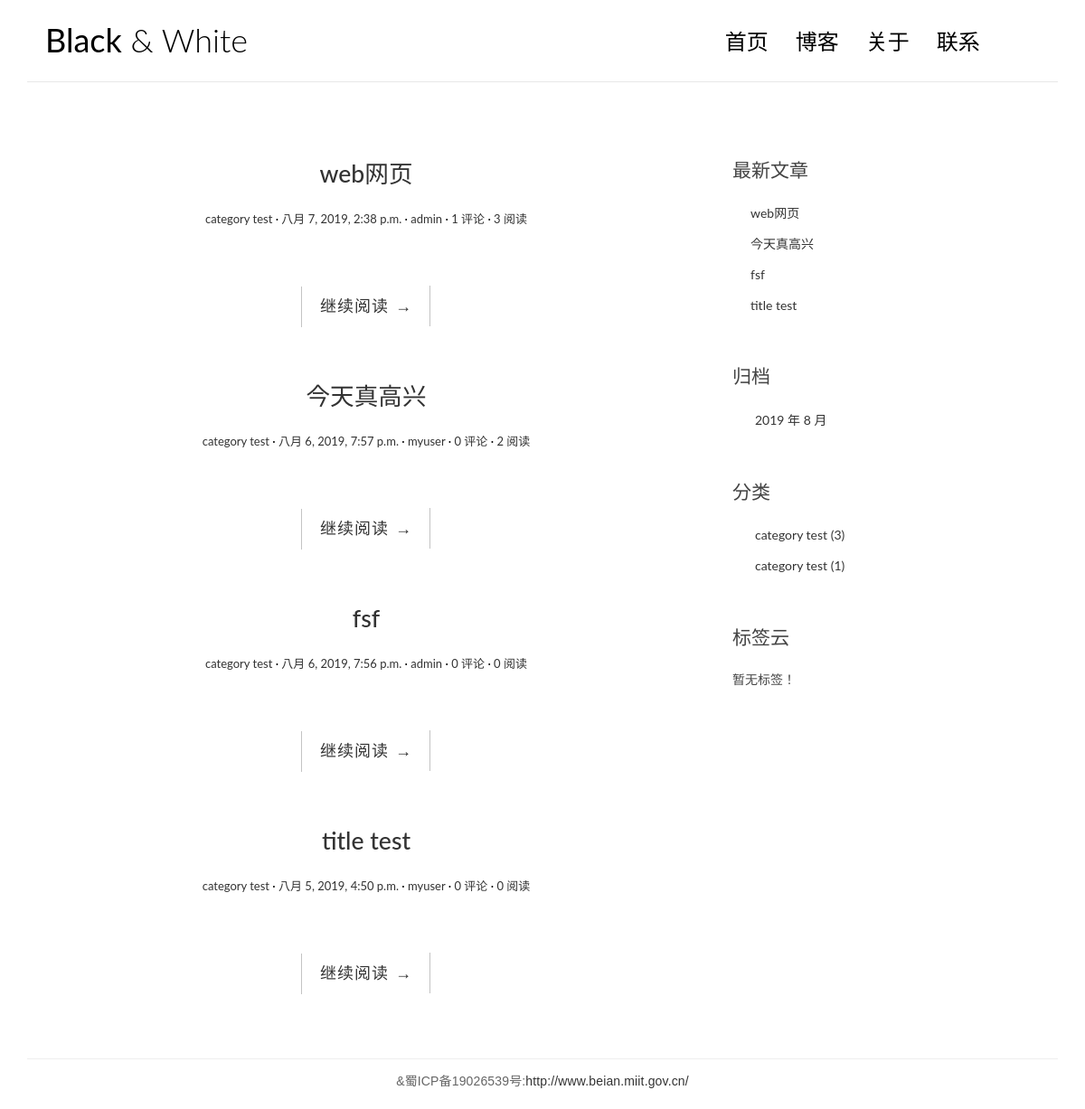
Before: / with the older database file.
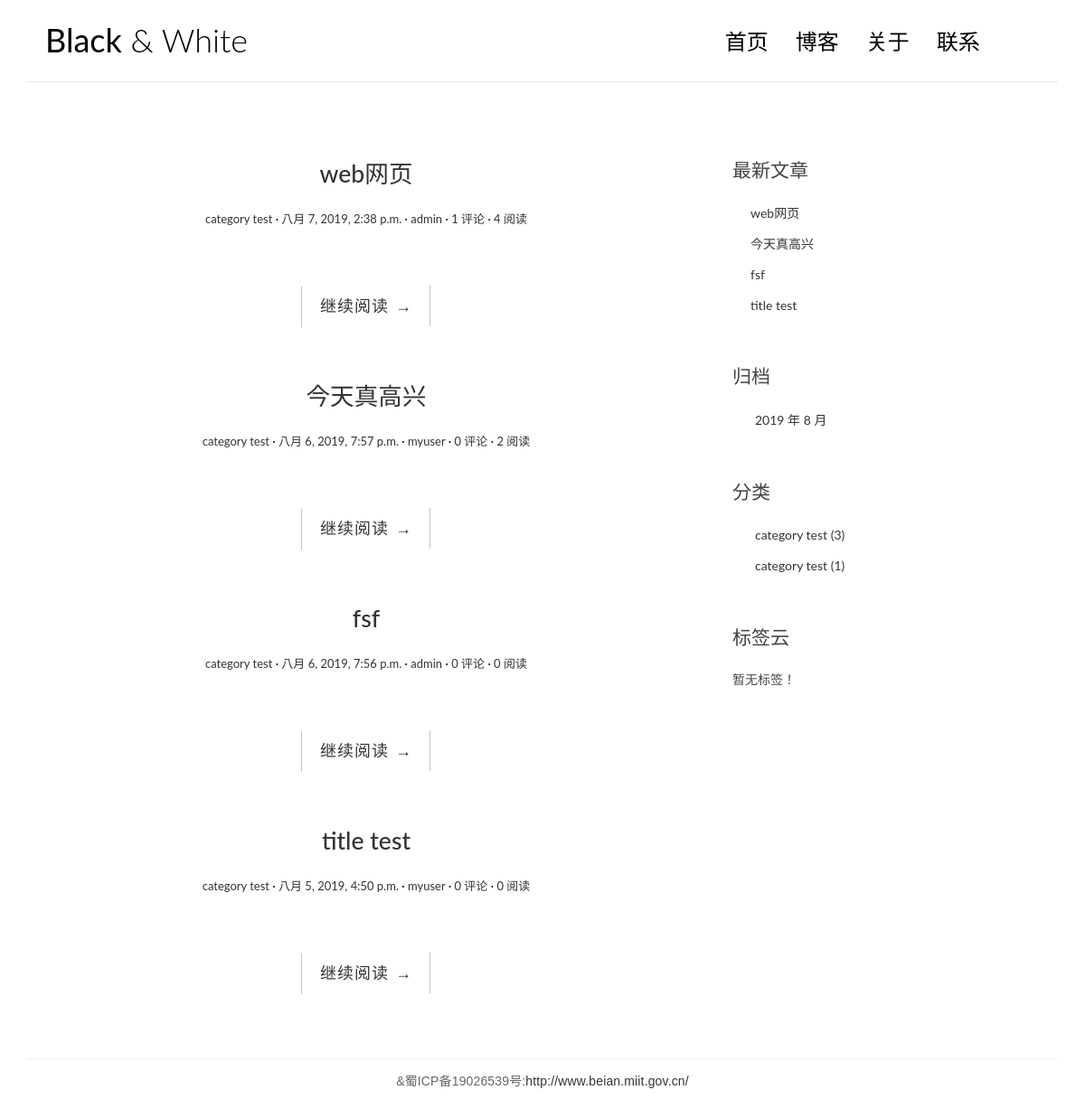
After: the same page with the newer database file.
### blog/models.py (models this page shows, shortened)
class Post(models.Model):
    title=models.CharField(max_length=70)
    body=models.TextField()
    created_time=models.DateTimeField()
    modified_time = models.DateTimeField()
    excerpt=models.CharField(max_length=200,blank=True)
    category = models.ForeignKey(Category)
    tags = models.ManyToManyField(Tag, blank=True)
    author = models.ForeignKey(User)
    views = models.PositiveIntegerField(default=0)
    def get_absolute_url(self):
        return reverse('blog:detail', kwargs={'pk': self.pk})
    class Meta:
        ordering = ['-created_time']

class Category(models.Model):
    name=models.CharField(max_length=100)

### blog/views.py (the view, shortened to what this page needs)
# urls.py: url(r'^$', views.IndexView.as_view(), name='index'),
class IndexView(ListView):
    model = Post
    template_name = 'blog/index.html'
    context_object_name = 'post_list'
    paginate_by = 10
    def get_context_data(self, **kwargs):
        context = super().get_context_data(**kwargs)
        paginator = context.get('paginator')
        page = context.get('page_obj')
        is_paginated = context.get('is_paginated')
        pagination_data = self.pagination_data(paginator, page, is_paginated)
        context.update(pagination_data)
        return context
    def pagination_data(self, paginator, page, is_paginated):
        if not is_paginated:
            return {}

### blog/templatetags/blog_tags.py (called while the page is built)
@register.simple_tag
def get_recent_posts(num=5):
    return Post.objects.all().order_by('-created_time')[:num]

@register.simple_tag
def archives():
    return Post.objects.dates('created_time', 'month', order='DESC')

@register.simple_tag
def get_categories():
    return Category.objects.annotate(num_posts=Count('post')).filter(num_posts__gt=0)

@register.simple_tag
def get_tags():
    return Tag.objects.annotate(num_posts=Count('post')).filter(num_posts__gt=0)

### templates/blog/index.html (shortened to what this page needs)
{% extends 'base.html' %}
{% load staticfiles %}
                {% block main %}
                {% for post in post_list %}
                    <article class="post post-{{ post.pk }}">
                        <h1 class="entry-title">
                            <a href="{{ post.get_absolute_url }}">{{ post.title }}</a>
                        </h1>
                        <div class="entry-meta">
                            <span class="post-category"><a href="#">{{ post.category.name }}</a></span>
                            <span class="post-date"><a href="#"><time class="entry-date"
                                                                    datetime="{{ post.created_time }}">{{ post.created_time }}</time></a></span>
                            <span class="post-author"><a href="#">{{ post.author }}</a></span>
                            <span class="comments-link"><a href="#">{{ post.comment_set.count }} 评论</a></span>
                            <span class="views-count"><a href="#">{{ post.views }} 阅读</a></span>
                        </div>
                        <div class="entry-content clearfix">
                          <div class="read-more cl-effect-14">
                            <a href="{{ post.get_absolute_url }}"class="more-link">继续阅读 <span class="meta-nav">→</span></a>
                          </div>
                        </div>
                    </article>
                {% empty %}
                    <div class="no-post">暂时还没有发布的文章！</div>
                {% endfor %}
                {% endblock main %}

### templates/base.html (shortened to what this page needs)
{% load staticfiles %}
{% load blog_tags %}
<!DOCTYPE html>
<html>
<head>
    <link rel="stylesheet" href="http://code.ionicframework.com/ionicons/2.0.1/css/ionicons.min.css">
    <link rel="stylesheet" href="{% static 'blog/css/bootstrap.min.css' %}">
    <link rel="stylesheet" href="{% static 'blog/css/pace.css' %}">
    <link rel="stylesheet" href="{% static 'blog/css/custom.css' %}">
    <link rel="stylesheet" href="{% static 'blog/css/highlights/github.css' %}">
</head>
<body>
<div class="container">
    <header id="site-header">
        <div class="row">
            <div class="col-md-4 col-sm-5 col-xs-8">
                <div class="logo">
                    <h1><a href="{% url 'blog:index' %}"><b>Black</b> &amp; White</a></h1>
                </div>
            </div>
            <div class="col-md-8 col-sm-7 col-xs-4">
                <nav class="main-nav" role="navigation">
                    <div class="collapse navbar-collapse" id="bs-example-navbar-collapse-1">
                        <ul class="nav navbar-nav navbar-right">
                            <li class="cl-effect-11"><a href="{% url 'blog:index' %}" data-hover="首页">首页</a></li>
                            <li class="cl-effect-11"><a href="full-width.html" data-hover="博客">博客</a></li>
                            <li class="cl-effect-11"><a href="{% url 'blog:about' %}" data-hover="关于">关于</a></li>
                            <li class="cl-effect-11"><a href="contact.html" data-hover="联系">联系</a></li>
                        </ul>
                    </div>
                </nav>
            </div>
        </div>
    </header>
</div>
<div class="content-body">
    <div class="container">
        <div class="row">
            <main class="col-md-8">
                {% block main %}
                {% endblock main %}
            </main>
            <aside class="col-md-4">
              {% block toc %}
                <div class="widget widget-recent-posts">
                  <h3 class="widget-title">最新文章</h3>
                  {% get_recent_posts as recent_post_list %}
                  <ul>
                    {% for post in recent_post_list %}
                    <li>
                      <a href="{{ post.get_absolute_url }}">{{ post.title }}</a>
                    </li>
                    {% empty %}
                    暂无文章！
                    {% endfor %}
                  </ul>
                </div>
                <div class="widget widget-archives">
                  <h3 class="widget-title">归档</h3>
                  {% archives as date_list %}
                  <ul>
                    {% for date in date_list %}
                    <li>
                      <a href="{% url 'blog:archives' date.year date.month %}">{{ date.year }} 年 {{ date.month }} 月</a>
                    </li>
                    {% empty %}
                    暂无归档！
                    {% endfor %}
                  </ul>
                </div>
                <div class="widget widget-category">
                  <h3 class="widget-title">分类</h3>
                  {% get_categories as category_list %}
                  <ul>
                    {% for category in category_list %}
                    <li>
                      <a href="{% url 'blog:category' category.pk %}">{{ category.name }}
                          <span class="post-count">({{ category.num_posts }})</span></a>
                    </li>
                    {% empty %}
                    暂无分类！
                    {% endfor %}
                  </ul>
                </div>
                <div class="widget widget-tag-cloud">
                  <h3 class="widget-title">标签云</h3>
                  {% get_tags as tag_list %}
                  <ul>
                    {% for tag in tag_list %}
                    <li>
                      <a href="#">{{ tag.name }}</a>
                    </li>
                    {% empty %}
                    暂无标签！
                    {% endfor %}
                  </ul>
                </div>
                {% endblock toc %}
            </aside>
        </div>
    </div>
</div>
<footer id="site-footer">
    <div class="container">
        <div class="row">
            <div class="col-md-12">
                <p class="copyright">&蜀ICP备19026539号:<a href="http://www.beian.miit.gov.cn/"
                                                        target="_blank" title="备案网址">http://www.beian.miit.gov.cn/</a>
                </p>
            </div>
        </div>
    </div>
</footer>
</body>
</html>

### blog/static/blog/css/custom.css (style rules this page uses)
* { outline: none; }
h1, h2, h3, h4, h5, h6 { margin-top: 0; }
b { font-weight: 400; }
a { color: #333; }
body { color: #444; font-family: 'Lato', sans-serif; }
p { font-family: 'Ubuntu', sans-serif; font-weight: 400; word-spacing: 1px; letter-spacing: 0.01em; }
#site-header { background-color: #FFF; padding: 25px 20px; margin-bottom: 40px; border-bottom: 1px solid #e7e7e7; }
.logo h1 a { color: #000; }
.logo h1 { margin: 0; font-family: 'Lato', sans-serif; font-weight: 300; }
.main-nav { margin-top: 11px; max-width: 95%; }
.main-nav a { color: #000000 !important; padding: 0 0 5px 0 !important; margin-right: 30px; font-family: 'Lato', sans-serif; font-weight: 300; font-size: 24px; }
.cl-effect-11 a { padding: 10px 0; color: #0972b4; text-shadow: none; }
.cl-effect-11 a::before { position: absolute; top: 0; left: 0; overflow: hidden; padding: 0 0 5px 0 !important; max-width: 0; border-bottom: 1px solid #000; color: #000; content: attr(data-hover); white-space: nowrap; -webkit-transition: max-width 0.5s; -moz-transition: max-width 0.5s; transition: max-width 0.5s; }
.content-body { padding-bottom: 4em; }
.post { background: #fff; padding: 30px 30px 0; }
.entry-title { text-align: center; font-size: 1.9em; margin-bottom: 20px; line-height: 1.6; padding: 10px 20px 0; }
.entry-meta { text-align: center; color: #DDDDDD; font-size: 13px; margin-bottom: 30px; }
.entry-content { font-size: 18px; line-height: 1.9; font-weight: 300; color: #000; }
.post-category::after, .post-date::after, .post-author::after, .comments-link::after { content: ' ·'; color: #000; }
.read-more { font-family: 'Ubuntu', sans-serif; font-weight: 400; word-spacing: 1px; letter-spacing: 0.01em; text-align: center; margin-top: 20px; }
.cl-effect-14 a { padding: 0 20px; height: 45px; line-height: 45px; position: relative; display: inline-block; margin: 15px 25px; letter-spacing: 1px; font-weight: 400; text-shadow: 0 0 1px rgba(255, 255, 255, 0.3); }
.cl-effect-14 a::before, .cl-effect-14 a::after { position: absolute; width: 45px; height: 1px; background: #C3C3C3; content: ''; -webkit-transition: all 0.3s; -moz-transition: all 0.3s; transition: all 0.3s; pointer-events: none; }
.cl-effect-14 a::before { top: 0; left: 0; -webkit-transform: rotate(90deg); -moz-transform: rotate(90deg); transform: rotate(90deg); -webkit-transform-origin: 0 0; -moz-transform-origin: 0 0; transform-origin: 0 0; }
.cl-effect-14 a::after { right: 0; bottom: 0; -webkit-transform: rotate(90deg); -moz-transform: rotate(90deg); transform: rotate(90deg); -webkit-transform-origin: 100% 0; -moz-transform-origin: 100% 0; transform-origin: 100% 0; }
.widget { background: #fff; padding: 30px 0 0; }
.widget-title { font-size: 1.5em; margin-bottom: 20px; line-height: 1.6; padding: 10px 0 0; font-weight: 400; }
.widget-recent-posts ul { padding: 0; margin: 0; padding-left: 20px; }
.widget-recent-posts ul li { list-style-type: none; position: relative; line-height: 170%; margin-bottom: 10px; }
.widget-recent-posts ul li::before { content: '\f3d3'; font-family: "Ionicons"; position: absolute; left: -17px; top: 3px; font-size: 16px; color: #000; }
.widget-archives ul { padding: 0; margin: 0; padding-left: 25px; }
.widget-archives ul li { list-style-type: none; position: relative; line-height: 170%; margin-bottom: 10px; }
.widget-archives ul li::before { content: '\f3f3'; font-family: "Ionicons"; position: absolute; left: -25px; top: 1px; font-size: 16px; color: #000; }
.widget-category ul { padding: 0; margin: 0; padding-left: 25px; }
.widget-category ul li { list-style-type: none; position: relative; line-height: 170%; margin-bottom: 10px; }
.widget-category ul li::before { content: '\f3fe'; font-family: "Ionicons"; position: absolute; left: -25px; top: 1px; font-size: 18px; color: #000; }
.widget-tag-cloud ul { padding: 0; margin: 0; margin-right: -10px; }
#site-footer { padding-top: 10px; padding: 0 0 1.5em 0; }
.copyright { text-align: center; padding-top: 1em; margin: 0; border-top: 1px solid #eee; color: #666; }

Changed rows visible on the page:
changed Post "web网页": views "3" → "4"
